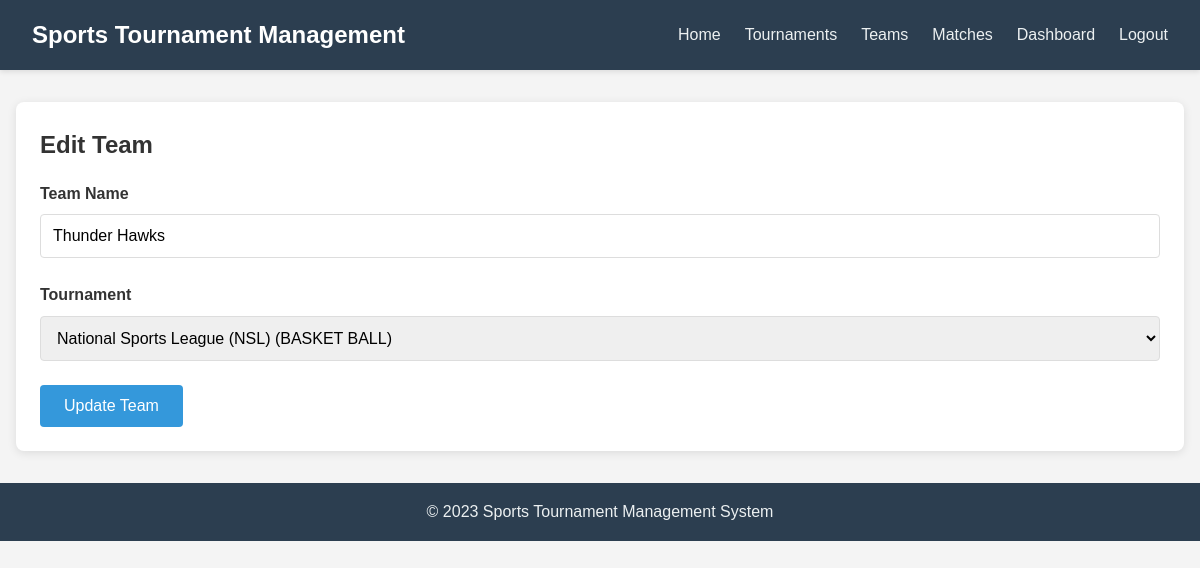
The page /teams/1/edit (signed in) on the database its author committed.
### models.py (models this page shows)
class Team(db.Model):
    id = db.Column(db.Integer, primary_key=True)
    name = db.Column(db.String(100), nullable=False)
    tournament_id = db.Column(db.Integer, db.ForeignKey('tournament.id'), nullable=False)
    players = db.relationship('Player', backref='team', lazy=True)
    wins = db.Column(db.Integer, default=0)
    losses = db.Column(db.Integer, default=0)
    draws = db.Column(db.Integer, default=0)

class Tournament(db.Model):
    id = db.Column(db.Integer, primary_key=True)
    name = db.Column(db.String(100), nullable=False)
    sport_type = db.Column(db.String(50), nullable=False)
    start_date = db.Column(db.DateTime, nullable=False)
    end_date = db.Column(db.DateTime, nullable=False)
    created_at = db.Column(db.DateTime, default=datetime.utcnow)
    venue_id = db.Column(db.Integer, db.ForeignKey('venue.id'), nullable=False)
    organizer_id = db.Column(db.Integer, db.ForeignKey('user.id'), nullable=False)
    teams = db.relationship('Team', backref='tournament', lazy=True)
    matches = db.relationship('Match', backref='tournament', lazy=True)

### routes.py (the view)
@app.route('/teams/<int:id>/edit', methods=['GET', 'POST'])
def edit_team(id):
    if 'user_id' not in session:
        flash('Please log in first')
        return redirect(url_for('login'))
    team = Team.query.get_or_404(id)
    tournaments = Tournament.query.all()
    if request.method == 'POST':
        team.name = request.form.get('name')
        team.tournament_id = request.form.get('tournament_id')
        db.session.commit()
        flash('Team updated successfully!')
        return redirect(url_for('team_details', id=id))
    return render_template('teams/edit.html', team=team, tournaments=tournaments)

### templates/teams/edit.html
{% extends 'base.html' %}
{% block content %}
<div class="card">
    <h1 class="card-title">Edit Team</h1>
    <form method="POST" action="{{ url_for('edit_team', id=team.id) }}">
        <div class="form-group">
            <label for="name" class="form-label">Team Name</label>
            <input type="text" id="name" name="name" class="form-control" value="{{ team.name }}" required>
        </div>
        <div class="form-group">
            <label for="tournament_id" class="form-label">Tournament</label>
            <select id="tournament_id" name="tournament_id" class="form-control" required>
                {% for tournament in tournaments %}
                <option value="{{ tournament.id }}" {% if tournament.id == team.tournament_id %}selected{% endif %}>{{ tournament.name }} ({{ tournament.sport_type }})</option>
                {% endfor %}
            </select>
        </div>
        <button type="submit" class="btn">Update Team</button>
    </form>
</div>
{% endblock %}

### static/css/style.css (style rules this page uses)
* { margin: 0; padding: 0; box-sizing: border-box; font-family: 'Arial', sans-serif; }
body { background-color: #f4f4f4; color: #333; line-height: 1.6; }
.form-group { margin-bottom: 1.5rem; }
.form-control { width: 100%; padding: 0.75rem; border: 1px solid #ddd; border-radius: 4px; font-size: 1rem; }
.form-label { display: block; margin-bottom: 0.5rem; font-weight: bold; }
.btn { padding: 0.75rem 1.5rem; background-color: #3498db; border: none; border-radius: 4px; color: #fff; cursor: pointer; font-size: 1rem; transition: background-color 0.3s ease; }
.card { background-color: #fff; border-radius: 8px; box-shadow: 0 2px 10px rgba(0,0,0,0.1); padding: 1.5rem; margin-bottom: 1.5rem; }
.card-title { margin-bottom: 1rem; font-size: 1.5rem; }

### rows shown on the page
Team: name "Thunder Hawks", tournament_id "National Sports League (NSL) (BASKET BALL)"
